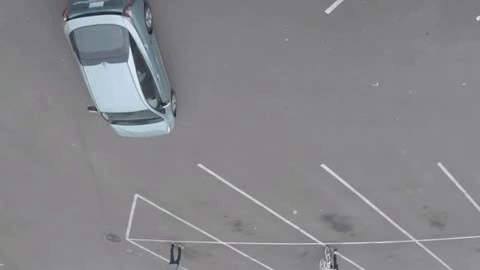
#> input picture frame 4 of output.avi, 480 x 270 px, given in place of person-bicycle-car-detection.gif, which was not available
$ python video.py
#> lines starting #> are read from the running program, lines starting #| are printed output that depends on the picture
# [24 lines of commented-out code are left out]

import numpy as np
import cv2 as cv


# [24 lines of commented-out code are left out]

cap = cv.VideoCapture("person-bicycle-car-detection.gif")
# Define the codec and create VideoWriter object
fourcc = cv.VideoWriter_fourcc(*"DIVX")

# to get the frame size, get the flags for IOs
# https://stackoverflow.com/questions/63256300/how-do-i-get-usb-webcam-property-ids-for-opencv/63265171#63265171
# https://docs.opencv.org/4.x/d4/d15/group__videoio__flags__base.html
width = cap.get(cv.CAP_PROP_FRAME_WIDTH)  # float `width`
height = cap.get(cv.CAP_PROP_FRAME_HEIGHT)


# to correctly output video, the frame size, i.e. (width,height) needs to be
# the same as the processed frame size OR the original video size (if the unchanged)

out = cv.VideoWriter("output.avi", fourcc, 20.0, (int(width), int(height)))

while cap.isOpened():
    ret, frame = cap.read()
#> frame is the input picture: shape (270, 480, 3); mean B, G, R 137.8, 134.4, 134.2
    if not ret:
        print("Can't receive frame (stream end?). Exiting ...")
        break
    frame = cv.flip(frame, 0)
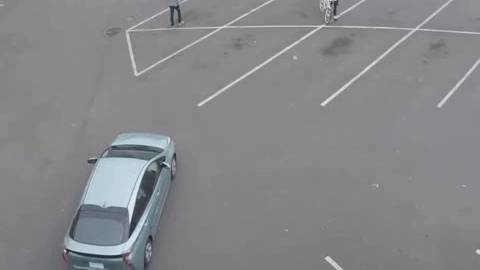
#> frame: shape (270, 480, 3); mean B, G, R 137.8, 134.4, 134.2

    # write the flipped frame
    out.write(frame)

    cv.imshow("frame", frame)
    if cv.waitKey(25) == ord("q"):
#> (key q is pressed here)
        break

# Release everything if job is finished
cap.release()
out.release()
cv.destroyAllWindows()

$ run again, starting later in the video
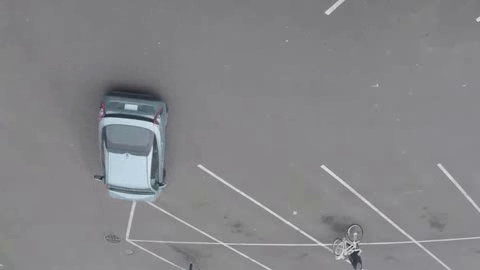
#> input picture frame 18 of output.avi, 480 x 270 px, given in place of person-bicycle-car-detection.gif, which was not available
#> frame is the input picture: shape (270, 480, 3); mean B, G, R 136.1, 132.7, 133.2
#> `frame = cv.flip(frame, 0)`:
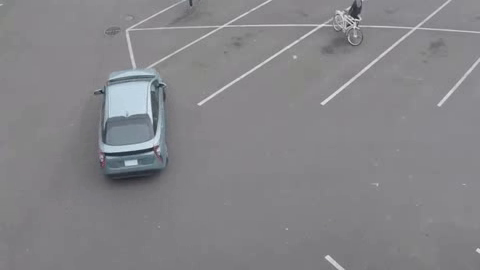
#> frame: shape (270, 480, 3); mean B, G, R 136.1, 132.7, 133.2

$ run again, starting later in the video
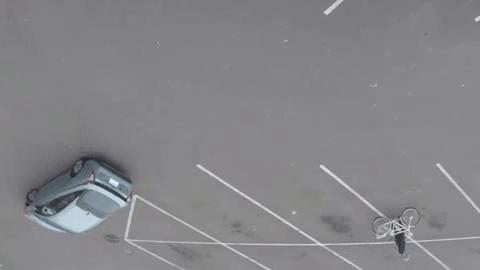
#> input picture frame 32 of output.avi, 480 x 270 px, given in place of person-bicycle-car-detection.gif, which was not available
#> frame is the input picture: shape (270, 480, 3); mean B, G, R 135.7, 132.6, 133
#> `frame = cv.flip(frame, 0)`:
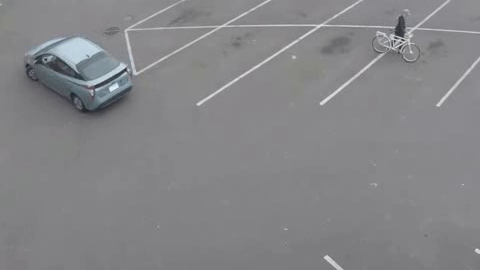
#> frame: shape (270, 480, 3); mean B, G, R 135.7, 132.6, 133
